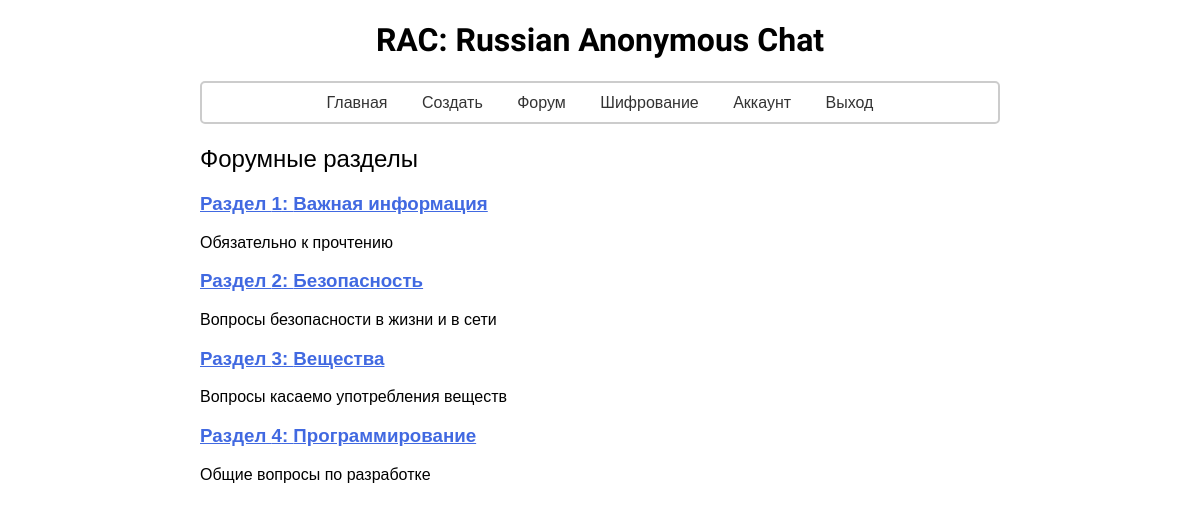
/category (signed in), run on the app's committed database.
### manager/models.py (models this page shows)
class Category(db.Model):
    id = db.Column(db.Integer, primary_key=True)
    name = db.Column(db.String(100), unique=True, nullable=False)
    description = db.Column(db.String(100))

### user/forum.py (the view)
@app.route("/category", methods=["GET", "POST"])
@login_required
def category():
    topics = Category.query.all()
    return render_template("user/main/forum.html", topics=topics)

### user/session.py (called while the page is built)
@login_manager.user_loader
def load_user(user_id):
    return User.query.get(int(user_id))

### app/templates/user/main/forum.html (shortened to what this page needs)
<!DOCTYPE html>
<html lang="en">
<head>
    {% include "user/include/links.html" %}
    <link rel="stylesheet" href="{{ url_for('static', filename='user/index.css') }}">
</head>
<body>
    <h1 class="logo">RAC: Russian Anonymous Chat</h1>
    <div class="container">
        <div class="menu">
            {% include "user/include/menu.html" %}
        </div>
        <h2 class="title">Форумные разделы</h2>
        {% for category in topics %}
        <div class="forum-section">
            <h3><a href="forum/{{ category.id }}">Раздел {{ category.id }}: {{ category.name }}</a></h3>
            <p>{{ category.description }}</p>
        </div>
        {% endfor %}
    </div>
</body>
</html>

### app/templates/user/include/links.html (shortened to what this page needs)
<html lang="en">

### app/templates/user/include/menu.html
<ul>
    <li><a href="{{ url_for("main") }}">Главная</a></li>
    <li><a href="{{ url_for("create") }}">Создать</a></li>
    <li><a href="{{ url_for("category") }}">Форум</a></li>
    <li><a href="{{ url_for("crypto") }}">Шифрование</a></li>
    <li><a href="{{ url_for("account") }}">Аккаунт</a></li>
    <li><a href="{{ url_for("logout") }}">Выход</a></li>
</ul>

### app/static/user/index.css (style rules this page uses)
body { font-family: Arial, sans-serif; margin: 0; padding: 0; }
.container { max-width: 800px; margin: 20px auto; padding: 0 20px; }
.menu ul li { display: inline; margin-right: 10px; }
.menu ul li:last-child { margin-right: 0; }
.title { font-family: "Montserrat", sans-serif; font-optical-sizing: auto; font-weight: 500; font-style: normal; }
.menu ul li a { text-decoration: none; color: #333; padding: 5px 10px; border-radius: 5px; transition: background-color 0.3s; font-family: "Montserrat", sans-serif; font-optical-sizing: auto; font-weight: 300; font-style: normal; }
.menu { padding: 10px; border-radius: 5px; margin-bottom: 20px; border: 2px solid #ccc; }
.menu ul { list-style-type: none; padding: 0; margin: 0; text-align: center; }
.logo { text-align: center; font-family: "UnifrakturCook"; font-weight: 1000; font-style: normal; }
a { color: #4169E1; }

### data on the page
Category: id "1", name "Важная информация", description "Обязательно к прочтению"
Category: id "2", name "Безопасность", description "Вопросы безопасности в жизни и в сети"
Category: id "3", name "Вещества", description "Вопросы касаемо употребления веществ"
Category: id "4", name "Программирование", description "Общие вопросы по разработке"
